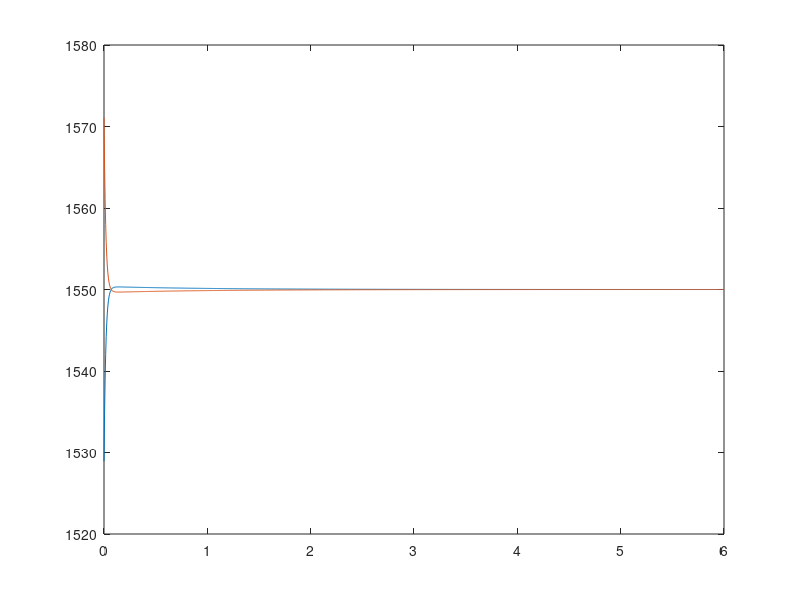

MATLAB code to generate this figure:
close all 
clear all

j=6689.281*10^-6;
kd=0.4;
kp=0.4;
L=284.84*10^-3;

sys=tf(1,[j kd kp]);


SYS1=ss([-kd/j -kp/j; 1 0], zeros(2,2),eye(2),zeros(2,2));
SYS2=ss([-kd/j -kp/j; 1 0], zeros(2,2),[-kd -kp;0 0],zeros(2,2));

[Y,T,X]=initial(SYS2,[0,0.3]);

F1=Y(:,1)/(2*L);
F2=-Y(:,1)/(2*L);

PWM4=(F1+15.5)/0.01;
PWM3=(F2+15.5)/0.01;
plot(T,PWM4,T,PWM3)
% plot(T,F1)
